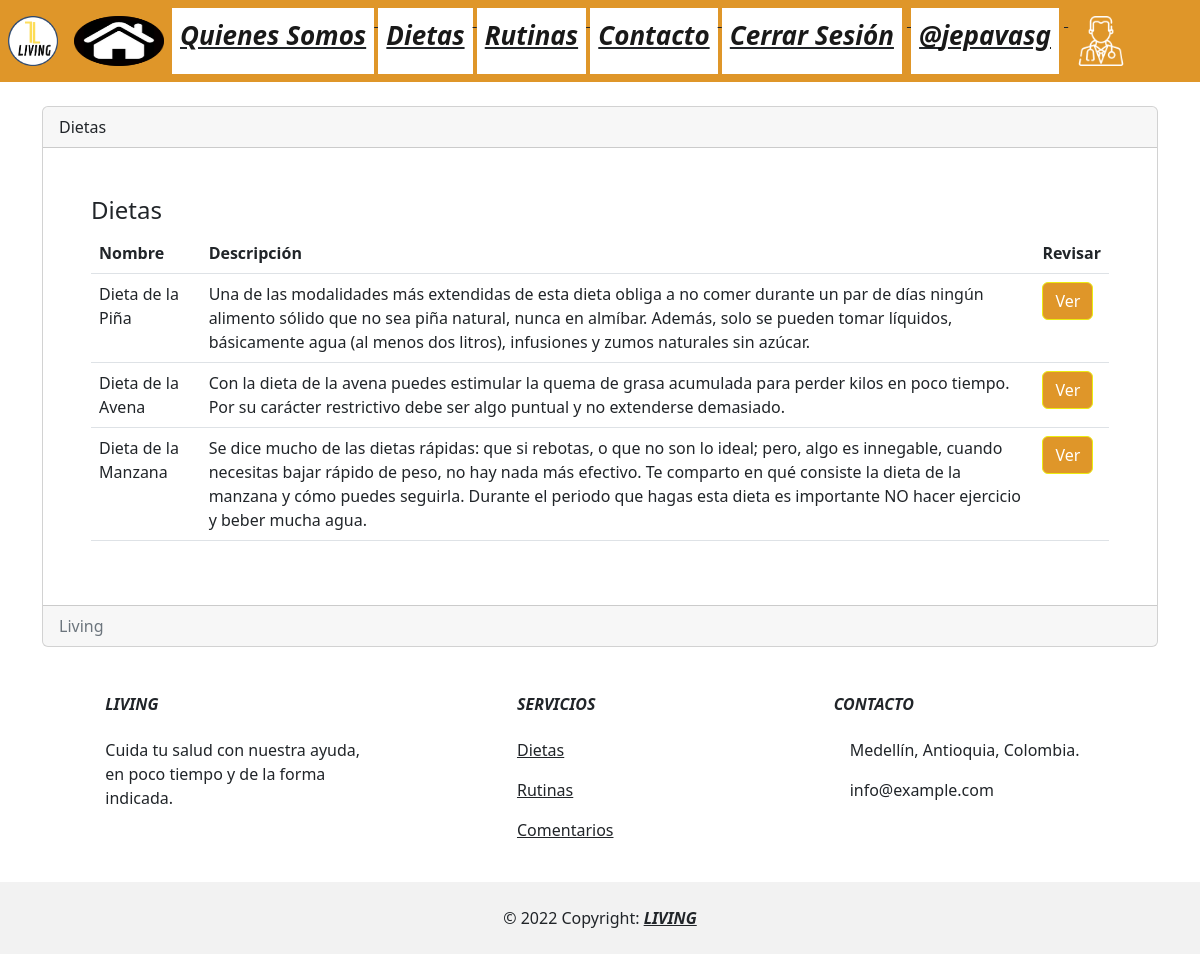
Screenshot of /dietas (signed in) with the database file from the repository.
### movie/models.py (models this page shows, shortened)
class Dieta(models.Model):
    Id_dieta = models.IntegerField(primary_key=True)
    nombre_dieta = models.CharField(max_length= 40)
    desc_dieta = models.CharField(max_length= 400)
    info_dieta1 = models.CharField(max_length= 750, null = True)
    info_dieta2 = models.CharField(max_length= 750, blank=True)
    info_dieta3 = models.CharField(max_length= 750, blank=True)
    recomendacion = models.CharField(max_length= 750, blank=True)
    duracion_dieta = models.SmallIntegerField(null=True)
    d_dieta = models.CharField(max_length= 3, blank = True) #este campo solo existe para poder acceder a cada dieta desde el catalogo

### movie/views.py (the view)
# urls.py: path('dietas', views.dietas, name='dietas'),
def dietas(request):
    dietas = Dieta.objects.all()
    return render(request, 'dietas.html', {'dietas': dietas })#, {'data': data})

### movie/templates/dietas.html (shortened to what this page needs)
{% extends "base.html" %}
{% block style %}
style="
      font-style: italic ;
      font-weight: bolder;
      text-decoration: underline;
      background-color: rgb(223, 150, 41) ;
      "
{% endblock %}
{% block contenido %}
<div class="card">
    <div class="card-header">
        Dietas
    </div>
    <div class="card-body p-5">
        <h4 class="card-title">Dietas</h4>
        <div class="table-responsive">
            <table class="table">
                <thead>
                    <tr>
                        <th scope="col">Nombre</th>
                        <th scope="col">Descripción</th>
                        <th scope="col">Revisar</th>
                    </tr>
                </thead>
                <tbody>
                    {% for dieta in dietas %}
                    <tr>
                        <td>{{ dieta.nombre_dieta }}</td>
                        <td>{{ dieta.desc_dieta }}</td>
                        <td><a class="btn btn-success" style="
                            background-color: rgb(223, 150, 41); border-color: rgb(236, 236, 16);" href="dietas/{{ dieta.d_dieta }}" role="button">Ver</a></td>
                    </tr>
                    {% endfor %}
                </tbody>
            </table>
        </div>
    </div>
    <div class="card-footer text-muted">
        Living
    </div>
</div>
{% endblock %}

### movie/templates/base.html (shortened to what this page needs)
{% load static %}
<!doctype html>
<html lang="en">
<head>
  <link rel="stylesheet" href="https://cdn.jsdelivr.net/npm/bootstrap@5.2.0/dist/css/bootstrap.min.css"
>
</head>
<body>
    <nav class="navbar navbar-expand"
      {% block style %} {% endblock %}
      >
        <div class="nav navbar-nav">
            <a class="nav-item nav-link active" href="{% url 'home' %}">
            <img src='{% static "img/liv.png" %}' alt="LIVING" width="50px" height="50px">
            </a>
            <a class="nav-item nav-link active" href="{% url 'home' %}">
              <img src='{% static "img/icon1.png" %}' alt="HOME" width="90px" height="50px">
            </a>
            <a class="nav-item nav-link active" style="
            background-color: white; font-size: 26px;" href="{% url 'about' %}">Quienes Somos</a>&nbsp;
            <a class="nav-item nav-link active" style="
            background-color: white; font-size: 26px;" href="{% url 'dietas' %}">Dietas</a>&nbsp;
            <a class="nav-item nav-link active" style="
            background-color: white; font-size: 26px;" href="{% url 'rutinas' %}">Rutinas</a>&nbsp;
            <a class="nav-item nav-link active" style="
            background-color: white; font-size: 26px;" href="{% url 'contacto' %}">Contacto</a>&nbsp;
            {% if user.is_authenticated %}
            <a class="nav-item nav-link active" style="
            background-color: white; font-size: 26px; margin-right: 5px;" href="{% url 'logout' %}">Cerrar Sesión</a>&nbsp;
            <a class="nav-item nav-link active" style="
            background-color: white; font-size: 26px; margin-right: 5px;"
            href="#">@{{ user.username }}</a>&nbsp;
            <a class="nav-item nav-link active" href="#">
              <img src='{% static "img/perfil.png" %}' alt="Profile" width="50px" height="50px">
              </a>
            {% endif %}
        </div>
    </nav>
  <div class="container">
    <div class="row">
        <div class="col-12">
          <br>
          {% block contenido %}  {% endblock %}
        </div>
    </div>
  </div>
  <section class="">
    <div class="container text-center text-md-start mt-5">
      <div class="row mt-3">
        <div class="col-md-3 col-lg-4 col-xl-3 mx-auto mb-4">
          <h6 class="text-uppercase fw-bold mb-4">
            <i class="fas fa-gem me-3">Living</i>
          </h6>
          <p>
            Cuida tu salud con nuestra ayuda, en poco tiempo y de la forma indicada.
          </p>
        </div>
        <div class="col-md-2 col-lg-2 col-xl-2 mx-auto mb-4">
          <h6 class="text-uppercase fw-bold mb-4">
            <i class="fas fa-gem me-3">Servicios</i>
          </h6>
          <p>
            <a href="{% url 'dietas' %}" class="text-reset">Dietas</a>
          </p>
          <p>
            <a href="{% url 'rutinas' %}" class="text-reset">Rutinas</a>
          </p>
          <p>
            <a href="{% url 'contacto' %}" class="text-reset">Comentarios</a>
          </p>
        </div>
        <div class="col-md-4 col-lg-3 col-xl-3 mx-auto mb-md-0 mb-4">
          <h6 class="text-uppercase fw-bold mb-4">
            <i class="fas fa-gem me-3">Contacto</i>
          </h6>
          <p> Medellín, Antioquia, Colombia.</p>
          <p>
            info@example.com
          </p>
        </div>
      </div>
    </div>
  </section>
  <div class="text-center p-4" style="background-color: rgba(0, 0, 0, 0.05); margin-bottom: 0px;">
    © 2022 Copyright:
    <a class="text-reset fw-bold" href="" style="font-style: italic;">LIVING</a>
  </div>
</body>
</html>

### rows the page displays
Dieta: nombre_dieta "Dieta de la Piña", desc_dieta "Una de las modalidades más extendidas de esta dieta obliga a no comer durante un par de días ningún alimento sólido que no sea piña natural, nunca en almíbar. Además, solo se pueden tomar líquidos, básicamente agua (al menos dos litros), infusiones y zumos naturales sin azúcar."
Dieta: nombre_dieta "Dieta de la Avena", desc_dieta "Con la dieta de la avena puedes estimular la quema de grasa acumulada para perder kilos en poco tiempo. Por su carácter restrictivo debe ser algo puntual y no extenderse demasiado."
Dieta: nombre_dieta "Dieta de la Manzana", desc_dieta "Se dice mucho de las dietas rápidas: que si rebotas, o que no son lo ideal; pero, algo es innegable, cuando necesitas bajar rápido de peso, no hay nada más efectivo. Te comparto en qué consiste la dieta de la manzana y cómo puedes seguirla. Durante el periodo que hagas esta dieta es importante NO hacer ejercicio y beber mucha agua."

### other values shown
{{ user.username }} "jepavasg"
